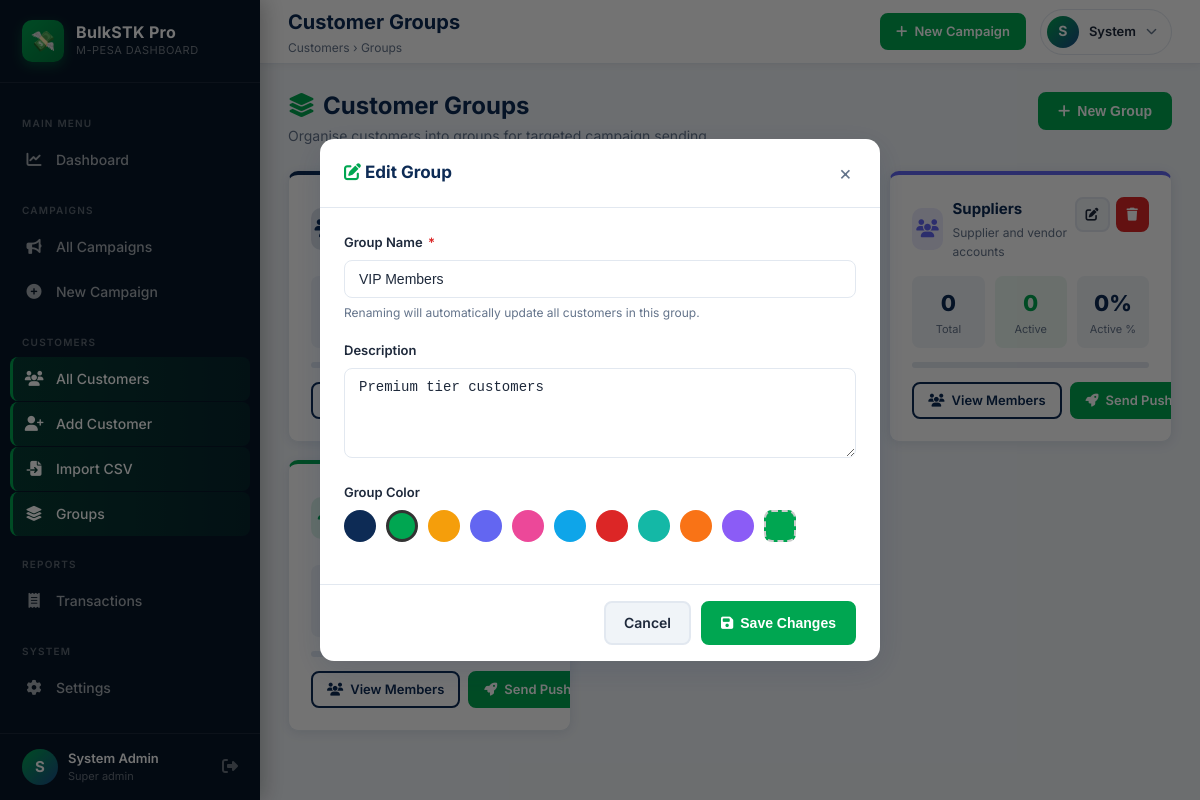
The page /customers/groups.php?edit=2 (signed in) on the database its author committed.
### tables this page shows
CREATE TABLE IF NOT EXISTS customer_groups (
    id          INT UNSIGNED AUTO_INCREMENT PRIMARY KEY,
    name        VARCHAR(100)  NOT NULL UNIQUE,
    description VARCHAR(255)  DEFAULT NULL,
    color       VARCHAR(20)   NOT NULL DEFAULT '#00A651',
    created_at  DATETIME      NOT NULL DEFAULT CURRENT_TIMESTAMP
);

### includes/db.php (called while the page is built, shortened)
<?php
class Database {
    private static ?PDO $instance = null;
    public static function getConnection(): PDO {
        if (self::$instance === null) {
            $dsn = sprintf(
                'mysql:host=%s;dbname=%s;charset=%s',
                DB_HOST, DB_NAME, DB_CHARSET
            );
            $options = [
                PDO::ATTR_ERRMODE            => PDO::ERRMODE_EXCEPTION,
                PDO::ATTR_DEFAULT_FETCH_MODE => PDO::FETCH_ASSOC,
                PDO::ATTR_EMULATE_PREPARES   => false,
                PDO::MYSQL_ATTR_INIT_COMMAND => "SET NAMES utf8mb4 COLLATE utf8mb4_unicode_ci",
            ];
            try {
                self::$instance = new PDO($dsn, DB_USER, DB_PASS, $options);
            } catch (PDOException $e) {
                error_log('DB Connection failed: ' . $e->getMessage());
                die(json_encode(['success' => false, 'message' => 'Database connection failed.']));
            }
        }
        return self::$instance;
    }
    public static function query(string $sql, array $params = []): PDOStatement {
        $stmt = self::getConnection()->prepare($sql);
        $stmt->execute($params);
        return $stmt;
    }
    public static function fetchOne(string $sql, array $params = []): ?array {
        $row = self::query($sql, $params)->fetch();
        return $row ?: null;
    }
    public static function fetchAll(string $sql, array $params = []): array {
        return self::query($sql, $params)->fetchAll();
    }
}

### includes/functions.php (called while the page is built, shortened)
<?php
require_once __DIR__ . '/db.php';
function e(string $str): string {
    return htmlspecialchars($str, ENT_QUOTES | ENT_HTML5, 'UTF-8');
}

### customers/groups.php (the view, shortened to what this page needs)
<?php
require_once __DIR__ . '/../includes/db.php';
require_once __DIR__ . '/../includes/functions.php';
$groups = Database::fetchAll("
    SELECT g.*,
           COUNT(c.id)        AS customer_count,
           SUM(c.status = 1)  AS active_count
    FROM customer_groups g
    LEFT JOIN customers c ON c.group_name = g.name
    GROUP BY g.id
    ORDER BY g.name ASC
");
$editGroup = null;
if (!empty($_GET['edit'])) {
    $editGroup = Database::fetchOne("SELECT * FROM customer_groups WHERE id = ?", [(int)$_GET['edit']]);
}
require __DIR__ . '/../templates/header.php';
?>
<div class="page-header">
  <div style="display:flex;align-items:flex-start;justify-content:space-between;flex-wrap:wrap;gap:12px">
    <div>
      <h1><i class="fas fa-layer-group" style="color:var(--secondary);margin-right:8px"></i>Customer Groups</h1>
      <p>Organise customers into groups for targeted campaign sending</p>
    </div>
    <button class="btn btn-secondary" onclick="Modal.open('modal-create')">
      <i class="fas fa-plus"></i> New Group
    </button>
  </div>
</div>
<?php if (empty($groups)): ?>
  <div class="empty-state card" style="padding:60px">
    <div class="empty-icon"><i class="fas fa-layer-group"></i></div>
    <h3>No groups yet</h3>
    <p>Create groups to organise customers and target campaigns</p>
    <button class="btn btn-secondary" style="margin-top:16px" onclick="Modal.open('modal-create')">
      <i class="fas fa-plus"></i> Create First Group
    </button>
  </div>
<?php else: ?>
  <div style="display:grid;grid-template-columns:repeat(auto-fill,minmax(280px,1fr));gap:18px;margin-bottom:28px">
    <?php foreach ($groups as $g):
      $pct = $g['customer_count'] > 0 ? round(($g['active_count'] / $g['customer_count']) * 100) : 0;
    ?>
      <div class="card" style="border-top:4px solid <?= e($g['color']) ?>">
        <div class="card-body">
          <div style="display:flex;align-items:flex-start;justify-content:space-between;margin-bottom:14px">
            <div style="display:flex;align-items:center;gap:10px">
              <div style="width:42px;height:42px;border-radius:10px;background:<?= e($g['color']) ?>22;display:flex;align-items:center;justify-content:center">
                <i class="fas fa-users" style="color:<?= e($g['color']) ?>;font-size:18px"></i>
              </div>
              <div>
                <div style="font-weight:700;font-size:15px;color:var(--primary)"><?= e($g['name']) ?></div>
                <?php if ($g['description']): ?>
                  <div style="font-size:12px;color:var(--text-muted);margin-top:2px"><?= e($g['description']) ?></div>
                <?php endif; ?>
              </div>
            </div>
            <div style="display:flex;gap:6px">
              <a href="?edit=<?= $g['id'] ?>" class="btn btn-light btn-sm btn-icon" title="Edit">
                <i class="fas fa-edit"></i>
              </a>
              <form method="POST" style="display:inline"
                    onsubmit="return confirm('Delete group \'<?= e(addslashes($g['name'])) ?>\'? Customers will be unassigned but not deleted.')">
                <button type="submit" class="btn btn-danger btn-sm btn-icon" title="Delete">
                  <i class="fas fa-trash"></i>
                </button>
              </form>
            </div>
          </div>
          <div style="display:flex;gap:10px;margin-bottom:14px">
            <div style="flex:1;text-align:center;background:var(--bg);border-radius:8px;padding:10px">
              <div style="font-size:22px;font-weight:800;color:var(--primary)"><?= number_format($g['customer_count']) ?></div>
              <div style="font-size:11px;color:var(--text-muted)">Total</div>
            </div>
            <div style="flex:1;text-align:center;background:rgba(0,166,81,0.08);border-radius:8px;padding:10px">
              <div style="font-size:22px;font-weight:800;color:var(--success)"><?= number_format($g['active_count']) ?></div>
              <div style="font-size:11px;color:var(--text-muted)">Active</div>
            </div>
            <div style="flex:1;text-align:center;background:var(--bg);border-radius:8px;padding:10px">
              <div style="font-size:22px;font-weight:800;color:var(--primary)"><?= $pct ?>%</div>
              <div style="font-size:11px;color:var(--text-muted)">Active %</div>
            </div>
          </div>
          <div class="progress progress-sm" style="margin-bottom:14px">
          </div>
          <div style="display:flex;gap:8px">
            <a href="<?= APP_URL ?>/customers/index.php?group=<?= urlencode($g['name']) ?>"
               class="btn btn-outline-primary btn-sm" style="flex:1;justify-content:center">
              <i class="fas fa-users"></i> View Members
            </a>
            <a href="<?= APP_URL ?>/campaigns/create.php?group=<?= urlencode($g['name']) ?>"
               class="btn btn-secondary btn-sm" style="flex:1;justify-content:center">
              <i class="fas fa-rocket"></i> Send Push
            </a>
          </div>
        </div>
      </div>
    <?php endforeach; ?>
  </div>
<?php endif; ?>
<?php if ($editGroup): ?>
<div class="modal-backdrop show" id="modal-edit">
  <div class="modal">
    <div class="modal-header">
      <div class="modal-title"><i class="fas fa-edit" style="color:var(--secondary)"></i> Edit Group</div>
      <a href="?" class="modal-close">×</a>
    </div>
    <form method="POST" action="">
      <div class="modal-body">
        <div class="form-group">
          <label class="form-label">Group Name <span class="required">*</span></label>
          <input type="text" name="name" class="form-control" required maxlength="100"
                 value="<?= e($editGroup['name']) ?>"/>
          <div class="form-hint">Renaming will automatically update all customers in this group.</div>
        </div>
        <div class="form-group">
          <label class="form-label">Description</label>
          <textarea name="description" class="form-control" rows="2"><?= e($editGroup['description'] ?? '') ?></textarea>
        </div>
        <div class="form-group">
          <label class="form-label">Group Color</label>
          <div style="display:flex;gap:10px;align-items:center;flex-wrap:wrap">
            <?php foreach (['#0D2B55','#00A651','#F59E0B','#6366F1','#EC4899','#0EA5E9','#DC2626','#14B8A6','#F97316','#8B5CF6'] as $c): ?>
              <label style="cursor:pointer">
                <div style="width:32px;height:32px;border-radius:50%;background:<?= $c ?>;border:<?= $editGroup['color']===$c?'3px solid #333':'3px solid transparent' ?>;transition:all 0.15s"
                     onclick="this.previousElementSibling.click()"></div>
              </label>
            <?php endforeach; ?>
            <div id="edit-color-preview" style="width:32px;height:32px;border-radius:8px;background:<?= e($editGroup['color']) ?>;border:2px dashed #ccc"></div>
          </div>
        </div>
      </div>
      <div class="modal-footer">
        <a href="?" class="btn btn-light">Cancel</a>
        <button type="submit" class="btn btn-secondary"><i class="fas fa-save"></i> Save Changes</button>
      </div>
    </form>
  </div>
</div>
<?php endif; ?>
<?php require __DIR__ . '/../templates/footer.php'; ?>

### assets/css/style.css (style rules this page uses)
:root { --primary: #0D2B55; --primary-light: #1B4A8A; --primary-dark: #071729; --secondary: #00A651; --secondary-light:#00C462; --secondary-dark: #007A3D; --success: #00A651; --danger: #DC2626; --warning: #F59E0B; --info: #0EA5E9; --bg: #F0F4F8; --card-bg: #FFFFFF; --text: #1E293B; --text-muted: #64748B; --border: #E2E8F0; --sidebar-width: 260px; --topbar-height: 64px; --radius: 10px; --shadow: 0 2px 12px rgba(13,43,85,0.10); --shadow-lg: 0 8px 32px rgba(13,43,85,0.15); --transition: all 0.2s ease; }
*, *::before, *::after { box-sizing: border-box; margin: 0; padding: 0; }
body { font-family: 'Inter', 'Segoe UI', system-ui, -apple-system, sans-serif; background: var(--bg); color: var(--text); font-size: 14px; line-height: 1.6; overflow-x: hidden; }
a { color: var(--secondary); text-decoration: none; transition: var(--transition); }
.page-header { margin-bottom: 24px; }
.page-header h1 { font-size: 24px; font-weight: 700; color: var(--primary); line-height: 1.2; }
.page-header p { color: var(--text-muted); font-size: 14px; margin-top: 4px; }
.card { background: var(--card-bg); border-radius: var(--radius); border: 1px solid var(--border); box-shadow: var(--shadow); overflow: hidden; }
.card-body { padding: 22px; }
.btn { display: inline-flex; align-items: center; gap: 7px; padding: 9px 18px; border-radius: 8px; font-size: 14px; font-weight: 600; cursor: pointer; transition: var(--transition); border: 2px solid transparent; white-space: nowrap; }
.btn-sm { padding: 6px 14px; font-size: 13px; }
.btn-icon { padding: 9px; }
.btn-secondary { background: var(--secondary); color: #fff; border-color: var(--secondary); }
.btn-outline-primary { background: transparent; color: var(--primary); border-color: var(--primary); }
.btn-danger { background: var(--danger); color: #fff; border-color: var(--danger); }
.btn-light { background: var(--bg); color: var(--text); border-color: var(--border); }
.form-group { margin-bottom: 18px; }
.form-label { display: block; font-size: 13px; font-weight: 600; color: var(--text); margin-bottom: 7px; }
.form-label .required { color: var(--danger); margin-left: 2px; }
.form-control, .form-select { width: 100%; padding: 10px 14px; border: 1.5px solid var(--border); border-radius: 8px; font-size: 14px; color: var(--text); background: #fff; transition: var(--transition); outline: none; }
.form-hint { font-size: 12px; color: var(--text-muted); margin-top: 5px; }
textarea.form-control { resize: vertical; min-height: 90px; }
.progress { background: #E2E8F0; border-radius: 10px; overflow: hidden; }
.progress-sm { height: 6px; }
.modal-backdrop { position: fixed; inset: 0; background: rgba(0,0,0,0.55); z-index: 2000; display: flex; align-items: center; justify-content: center; padding: 20px; opacity: 0; pointer-events: none; transition: opacity 0.2s ease; }
.modal-backdrop.show { opacity: 1; pointer-events: auto; }
.modal { background: #fff; border-radius: 14px; width: 100%; max-width: 560px; max-height: 90vh; overflow-y: auto; box-shadow: var(--shadow-lg); transform: scale(0.95) translateY(10px); transition: transform 0.2s ease; }
.modal-backdrop.show .modal { transform: scale(1) translateY(0); }
.modal-header { padding: 20px 24px; border-bottom: 1px solid var(--border); display: flex; align-items: center; justify-content: space-between; }
.modal-title { font-size: 17px; font-weight: 700; color: var(--primary); }
.modal-body { padding: 24px; }
.modal-footer { padding: 16px 24px; border-top: 1px solid var(--border); display: flex; gap: 10px; justify-content: flex-end; }
.modal-close { background: none; border: none; cursor: pointer; color: var(--text-muted); font-size: 20px; padding: 4px; border-radius: 4px; line-height: 1; }

### rows shown on the page
customer_groups: name "Suppliers", description "Supplier and vendor accounts", customer_count "0", active_count "0", pct "0"
customer_groups: name "VIP Members", description "Premium tier customers", color "#00A651" (drawn)

### other values the page prints
APP_NAME "BulkSTK Pro"
substr($_SESSION['user_name'] ?? 'A', 0, 1) "S"
$_SESSION['user_name'] "System Admin"
str_replace('_', ' ', $_SESSION['user_role'] ?? 'admin') "Super admin"
$pageTitle "Customer Groups"
$pageSubtitle "Customers › Groups"
explode(' ', $_SESSION['user_name'] ?? 'Admin')[0] "System"
